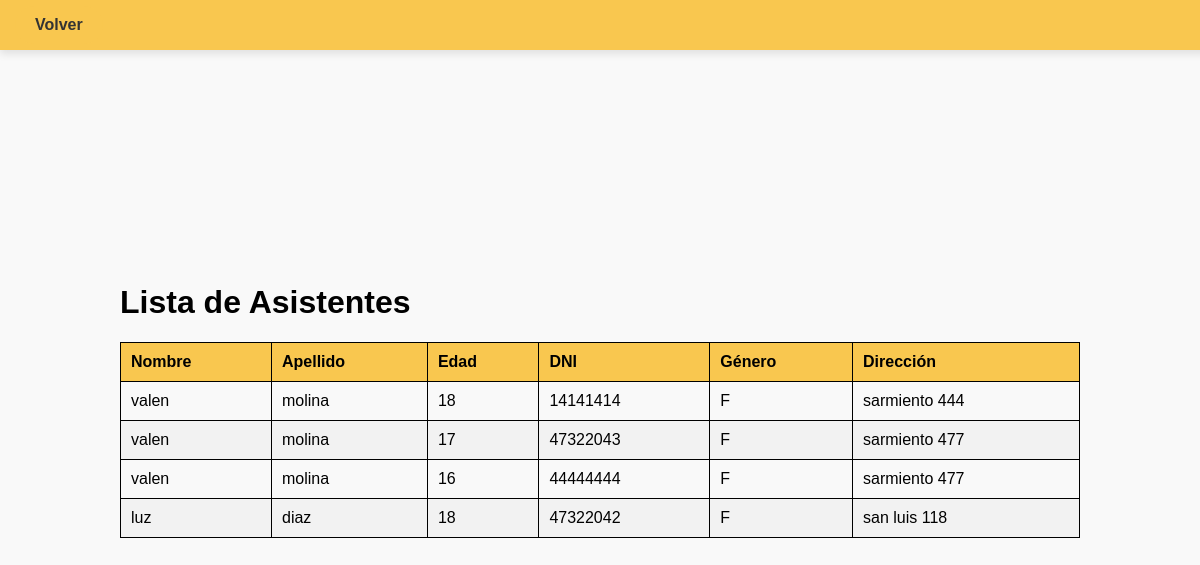
The app's page /ver_lista_asistentes.php with its own data.
### tables this page shows
CREATE TABLE `asistentes` (
  `id_asistente` int(11) NOT NULL,
  `nombre` varchar(20) NOT NULL,
  `apellido` text NOT NULL,
  `edad` int(10) NOT NULL,
  `dni` int(15) NOT NULL,
  `genero` varchar(20) NOT NULL,
  `direccion` varchar(225) NOT NULL
);

### ver_lista_asistentes.php (the view, shortened to what this page needs)
<?php
$host = 'localhost';
$dbname = 'merendero1';
$username = 'merendero';
$password = '2345';
try {
    $pdo = new PDO("mysql:host=$host;dbname=$dbname", $username, $password);
    $pdo->setAttribute(PDO::ATTR_ERRMODE, PDO::ERRMODE_EXCEPTION);
} catch (PDOException $e) {
    echo "Error de conexión: " . $e->getMessage();
    exit;
}
$queryAsistentes = "SELECT * FROM asistentes";
$statementAsistentes = $pdo->prepare($queryAsistentes);
$statementAsistentes->execute();
$asistentes = $statementAsistentes->fetchAll(PDO::FETCH_ASSOC);
?>
<!DOCTYPE html>
<html lang="es">
<head>
</head>
<body>
    <div class="navbar">
        <a href="botones.php">Volver</a>
    </div>
    <div class="container">
        <h1>Lista de Asistentes</h1>
    <table>
        <thead>
            <tr>
                <th>Nombre</th>
                <th>Apellido</th>
                <th>Edad</th>
                <th>DNI</th>
                <th>Género</th>
                <th>Dirección</th>
            </tr>
        </thead>
        <tbody>
            <?php foreach ($asistentes as $asistente): ?>
            <tr>
                <td><?php echo htmlspecialchars($asistente['nombre']); ?></td>
                <td><?php echo htmlspecialchars($asistente['apellido']); ?></td>
                <td><?php echo htmlspecialchars($asistente['edad']); ?></td>
                <td><?php echo htmlspecialchars($asistente['dni']); ?></td>
                <td><?php echo htmlspecialchars($asistente['genero']); ?></td>
                <td><?php echo htmlspecialchars($asistente['direccion']); ?></td>
            </tr>
            <?php endforeach; ?>
        </tbody>
    </table>
</div>
</body>
</html>
<?php
$content = ob_get_clean();
echo $content;
?>

### ver_lista_asistentes.php (style rules this page uses)
body { font-family: Verdana, sans-serif; background-color: #f9f9f9; margin: 0; padding: 0; display: flex; flex-direction: column; align-items: center; justify-content: center; min-height: 100vh; }
.navbar { width: 100%; background-color: #ffc107; padding: 15px; color: #ffffff; text-align: center; position: fixed; top: 0; left: 0; z-index: 1000; box-shadow: 0 4px 6px rgba(0,0,0,0.1); }
.container { width: 80%; margin: 0 auto; padding: 20px; }
table { width: 100%; border-collapse: collapse; margin-top: 20px; }
table, th, td { border: 1px solid #000; }
th, td { padding: 10px; text-align: left; }
th { background-color: #f9c74f; color: #000; }
tr:nth-child(even) { background-color: #f2f2f2; }
.navbar { width: 100%; background-color: #f9c74f; padding: 25px; color: #ffffff; position: fixed; top: 0; left: 0; z-index: 1000; display: flex; justify-content: center; align-items: center; box-shadow: 0 4px 8px rgba(0, 0, 0, 0.1); }
.navbar a { position: absolute; left: 15px; color: #333; text-decoration: none; padding: 10px 20px; background-color: #f9c74f; border-radius: 25px; font-size: 1rem; font-weight: bold; transition: background-color 0.3s ease; }

### records on screen
asistentes: nombre "valen", apellido "molina", edad "18", dni "14141414", genero "F", direccion "sarmiento 444"
asistentes: nombre "valen", apellido "molina", edad "17", dni "47322043", genero "F", direccion "sarmiento 477"
asistentes: nombre "valen", apellido "molina", edad "16", dni "44444444", genero "F", direccion "sarmiento 477"
asistentes: nombre "luz", apellido "diaz", edad "18", dni "47322042", genero "F", direccion "san luis 118"
